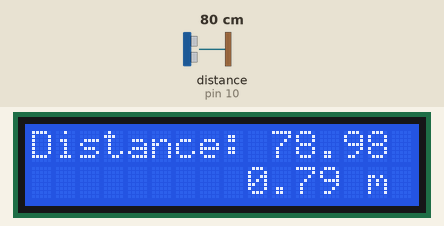
Recording of a sketch running on a simulated Arduino Uno, built with avr-gcc and run on an emulated ATmega328P. Parts: 16×2 character LCD. Wiring (inferred from the names in the program): ultrasonic range finder: trigger pin 11; echo pin 10. The inputs (shaded band) are chosen by the test bench; at power-on: distance to the obstacle (sensor on pin 10) 80 cm. The echo pulse lasts 58.3 µs per cm.

Above: at 1.2 s.
1.3 s: distance to the obstacle (sensor on pin 10) set to 2 cm
At 2.9 s:
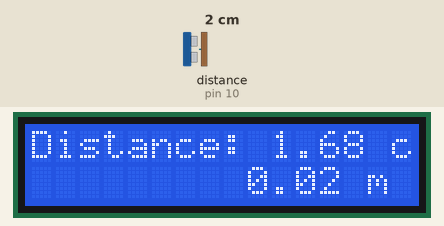
5.4 s: distance to the obstacle (sensor on pin 10) set to 4 cm
At 6.7 s:
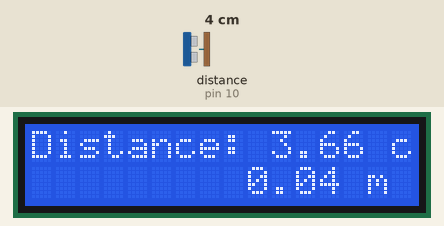
8.6 s: distance to the obstacle (sensor on pin 10) set to 9 cm
At 9.9 s:
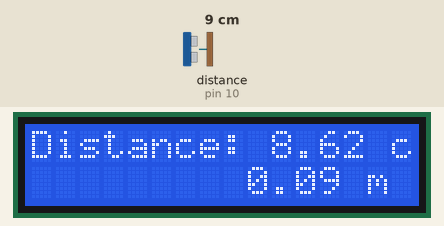
Timing chart, 0 to 11.6 s (numbered marks = the images above; inputs shaded):
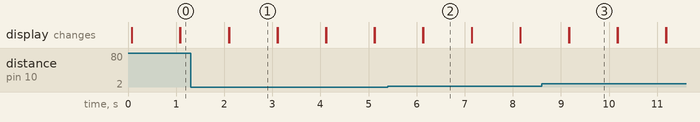

Measured:
- after the input at 1.3 s, the display: first differs from a run without the input after 0.80 s (image 1)
- after the input at 5.4 s, the display: first differs from a run without the input after 0.74 s (image 2)
- after the input at 8.6 s, the display: first differs from a run without the input after 0.57 s (image 3)
- what the display in image 1 shows lasts 1.0 s, from 2.1 s to 3.1 s

The sketch:

ULTRASONIC_SENSOR_DISPLAY.ino
```cpp
//Alyan Gillett Arduino Projects
/* This project uses an Arduino Uno board, an ultrasonic sensor, and an LCD display to create a distance measurement device.
The ultrasonic sensor emits sound waves and measures the time it takes for the sound waves to bounce back after hitting an object.
By calculating the time delay, the distance to the object can be determined. */

#include <LiquidCrystal.h>

// Initialize the LCD library with the numbers of the interface pins
LiquidCrystal lcd(2, 3, 4, 5, 6, 7);

const int trigPin = 11;
const int echoPin = 10;

void setup() {
  // Set up the LCD
  lcd.begin(16, 2);

  // Set up the ultrasonic sensor pins
  pinMode(trigPin, OUTPUT);
  pinMode(echoPin, INPUT);
}

void loop() {
  // Clear the LCD screen
  lcd.clear();

  // Trigger the ultrasonic sensor
  digitalWrite(trigPin, LOW);
  delayMicroseconds(2);
  digitalWrite(trigPin, HIGH);
  delayMicroseconds(10);
  digitalWrite(trigPin, LOW);

  // Measure the pulse duration
  long duration = pulseIn(echoPin, HIGH);

  // Calculate the distance in centimeters and meters
  float cm = duration * 0.034 / 2;
  float m = cm / 100.0;

  // Print the distance on the LCD
  lcd.setCursor(0, 0);
  lcd.print("Distance: ");
  lcd.print(cm);
  lcd.print(" cm");

  lcd.setCursor(0, 1);
  lcd.print("           "); // Clear the second row
  lcd.setCursor(0, 1);
  lcd.print("         ");
  lcd.print(m);
  lcd.print(" m");

  delay(1000);
}
```
